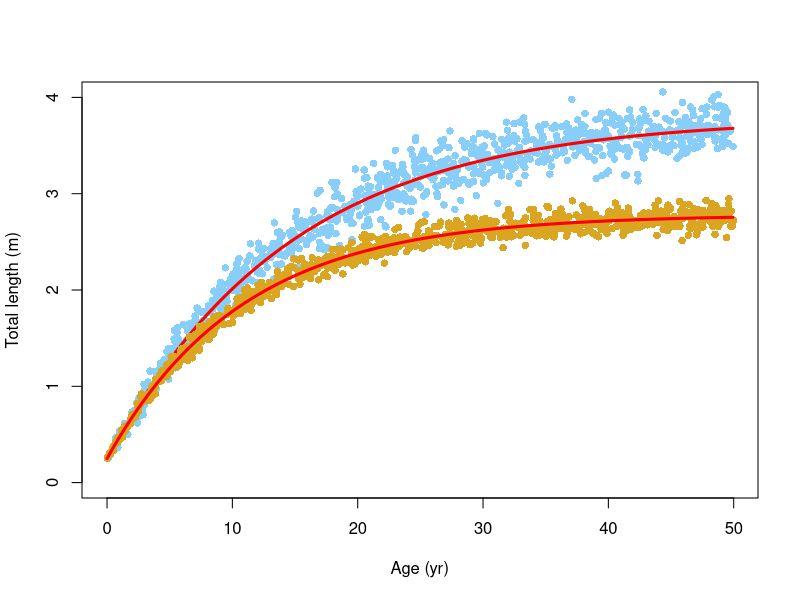
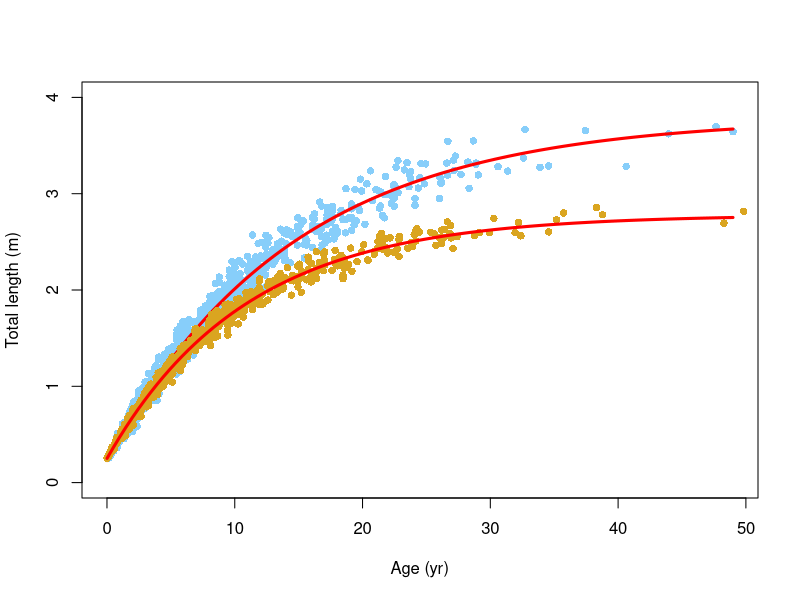

R code for these plots, in order: (Note: this script raises an error after producing the figures.)
#Alligator analyses
#Male curve from Wilkinson and Rhodes (1997)
x=runif(1000,min=0, max=50)
Lm=3.79*(1-0.94*exp(-0.0695*x))
Lmerrors=rnorm(1000,mean=Lm,sd=0.0589*log(Lm)+0.0816) #SD of errors increases logarithmically, following Wilkinson and Rhodes (1997)
plot(x,Lmerrors, xlab="Age (yr)", ylab="Total length (m)", pch=16, col="lightskyblue", ylim=c(0,4))
curve(3.79*(1-0.94*exp(-0.0695*x)), lwd=3, col="red", add=T)
curve1<-data.frame(cbind(x,Lmerrors))# added this to create one object with all the data for subsetting below

#Female curve from Wilkinson and Rhodes (1997)
x2=runif(1000,min=0, max=50)
Lf=2.78*(1-0.91*exp(-0.0926*x2))
Lferrors=rnorm(1000,mean=Lf,sd=0.0332*log(Lf)+0.046)
points(x2,Lferrors, pch=16, col="goldenrod")
curve(2.78*(1-0.91*exp(-0.0926*x)), lwd=3, col="red", add=T)
curve2<-data.frame(cbind(x2,Lferrors))# one object

# subsampling code is below
sampling_results<-matrix(ncol=2,nrow=1000)
colnames(sampling_results)<-c("T value","p value")

# sampling from both sizes of the line (10) 1000 times
for(i in 1:1000){ # for each iteration in 1000 iterations
  #for each curve subset down to those less than x = 10
  samped<-sample(curve1$Lmerrors,size=30,replace=FALSE)# sample size 30 with no replacement
  samped2<-sample(curve2$Lferrors,size=30,replace=FALSE)
  sig_test<-t.test(samped,samped2)
  sampling_results[i,1]<-sig_test$statistic
  sampling_results[i,2]<-sig_test$p.value
  
  print(i)
  }


#for sampling true population structure
#for males
ages1=runif(1000,min=0, max=50)
comp1<-1295.2*exp(-1*(ages1+87.185)^2/(2*719.76))
subsamples1<-sample(ages1,1000,replace=TRUE,prob=comp1)
Lm=3.79*(1-0.94*exp(-0.0695*subsamples1))
Lmerrors=rnorm(1000,mean=Lm,sd=0.0589*log(Lm)+0.0816)
plot(subsamples1,Lmerrors, xlab="Age (yr)", ylab="Total length (m)", pch=16, col="lightskyblue", ylim=c(0,4))
curve(3.79*(1-0.94*exp(-0.0695*x)), lwd=3, col="red", add=T)
curve1<-data.frame(cbind(subsamples1,Lmerrors))# added this to create one object with all the data for subsetting below

#for females
ages2=runif(1000,min=0, max=50)
comp2<-1295.2*exp(-1*(ages2+87.185)^2/(2*719.76))
subsamples2<-sample(ages2,1000,replace=TRUE,prob=comp2)
Lf=2.78*(1-0.91*exp(-0.0926*subsamples2))
Lferrors=rnorm(1000,mean=Lf,sd=0.0332*log(Lf)+0.046)
points(subsamples2,Lferrors, pch=16, col="goldenrod")
curve(2.78*(1-0.91*exp(-0.0926*x)), lwd=3, col="red", add=T)
curve2<-data.frame(cbind(subsamples2,Lferrors))# one object

# subsampling code is below
sampling_results<-matrix(ncol=2,nrow=1000)
colnames(sampling_results)<-c("T value","p value")

# sampling from both sizes of the line (10) 1000 times
for(i in 1:1000){ # for each iteration in 1000 iterations
  #for each curve subset down to those less than x = 10
  samped<-sample(curve1$Lmerrors,size=30,replace=FALSE)# sample size 30 with no replacement
  samped2<-sample(curve2$Lferrors,size=30,replace=FALSE)
  sig_test<-t.test(samped,samped2)
  sampling_results[i,1]<-sig_test$statistic
  sampling_results[i,2]<-sig_test$p.value
 
  print(i)
  }

#for taphonomic bias (sampling >60 kg, >2.45 m)
sampling_results_greaterthan2.45<-matrix(ncol=2,nrow=1000)
colnames(sampling_results_greaterthan2.45)<-c("T value","p value")
# sampling from both sizes of the line (10) 1000 times
for(i in 1:1000){ # for each iteration in 1000 iterations
  curve1_temp<-subset(curve1,curve1$x>2.45)
  samped<-sample(curve1_temp$Lmerrors,size=30,replace=FALSE)
  curve2_temp<-subset(curve2,curve2$x>2.45)
  samped2<-sample(curve2_temp$Lferrors,size=30,replace=FALSE)
  sig_test<-t.test(samped,samped2)
  sampling_results_greaterthan2.45[i,1]<-sig_test$statistic
  sampling_results_greaterthan2.45[i,2]<-sig_test$p.value

  print(i)  
  }

#Rhea analyses
#Male curve from Navarro et al. (2005)
x=runif(1000,min=0, max=10.5)
Mm=0.3544+(28.7063*exp(-1*exp(-10.85*(x-0.37369863)))) #equation of Navarro et al. (2005) modified to include starting size
Mmerrors=rnorm(1000,mean=Mm,sd=0.425*log(Mm)+0.474) #fit errors with logarithmically inceasing st dev
plot(x,Mmerrors, xlab="Age (years)", ylab="Mass (kg)", pch=16, col="lightskyblue", xlim=c(0,10.5))
curve(0.3544+(28.7063*exp(-1*exp(-10.85*(x-0.37369863)))), lwd=3, col="red", add=T)
curve1<-data.frame(cbind(x,Mmerrors))# added this to create one object with all the data for subsetting below

#Female curve from Navarro et al. (2005)
x2=runif(1000,min=0, max=10.5)
Mf=0.3544+(22.5074*exp(-1*exp(-12.12*(x2-0.32191781))))
Mferrors=rnorm(1000,mean=Mf,sd=0.6793*log(Mf)+0.7378)
points(x2,Mferrors, pch=16, col="goldenrod")
curve(0.3544+(22.5074*exp(-1*exp(-12.12*(x-0.32191781)))), lwd=3, col="red", add=T)
curve2<-data.frame(cbind(x2,Mferrors))# one object

# Iterative t-testing
sampling_results<-matrix(ncol=2,nrow=1000)
colnames(sampling_results)<-c("T value","p value")

for(i in 1:1000){ # for each iteration in 1000 iterations
  samped<-sample(curve1$Mmerrors,size=30,replace=FALSE)# sample size 30 with no replacement
  samped2<-sample(curve2$Mferrors,size=30,replace=FALSE)
  sig_test<-t.test(samped,samped2)
  sampling_results[i,1]<-sig_test$statistic
  sampling_results[i,2]<-sig_test$p.value
  
  print(i)
  }

